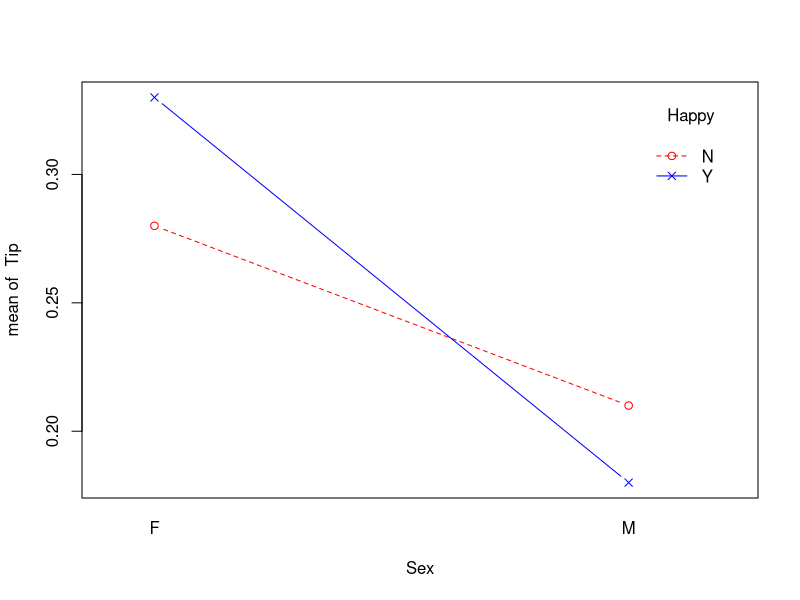
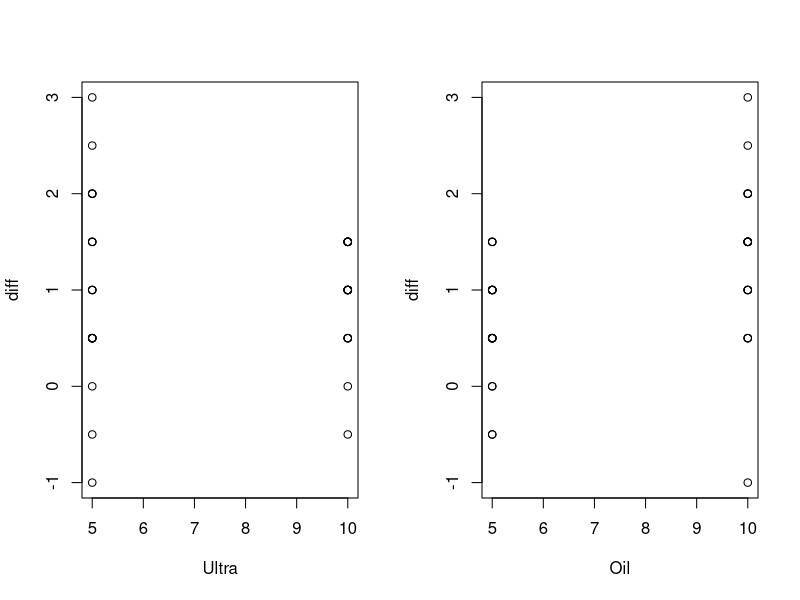
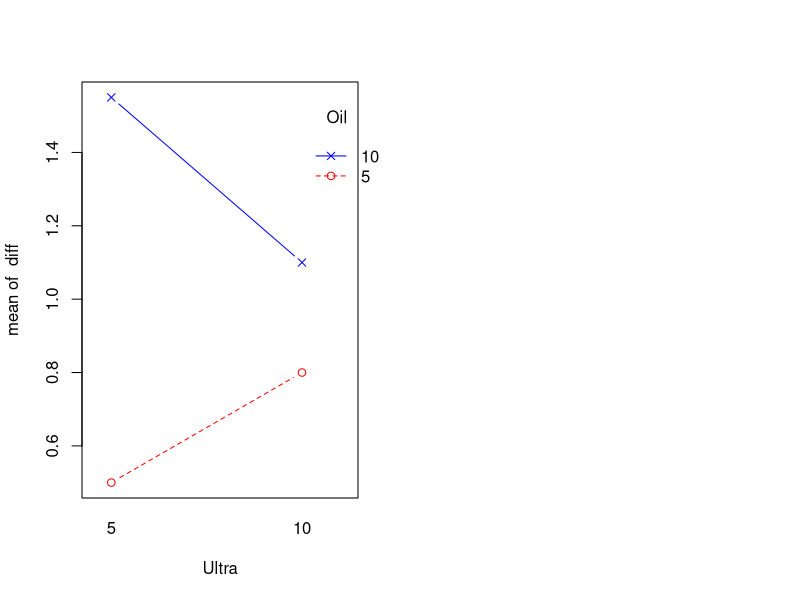
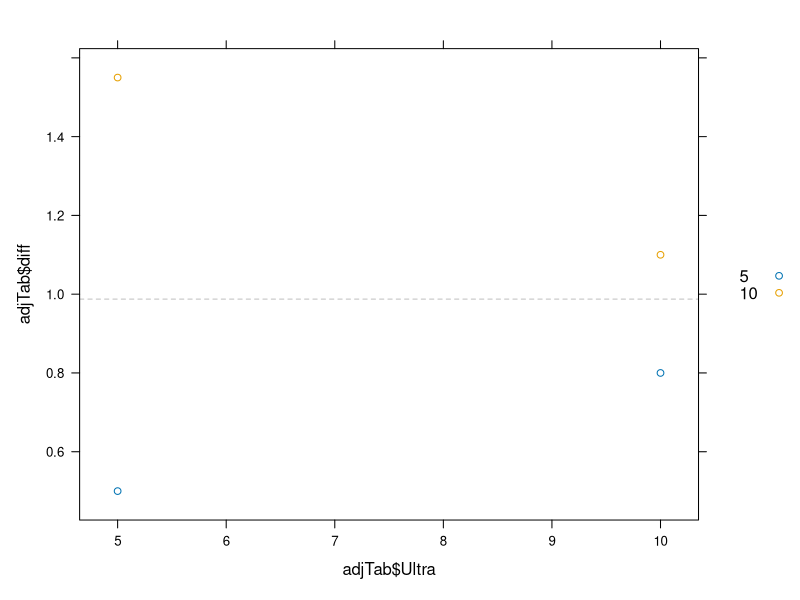
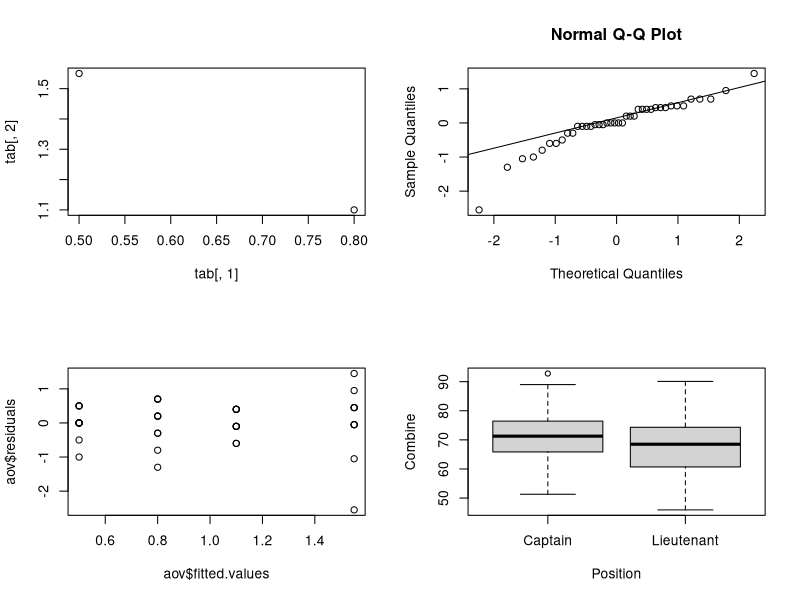
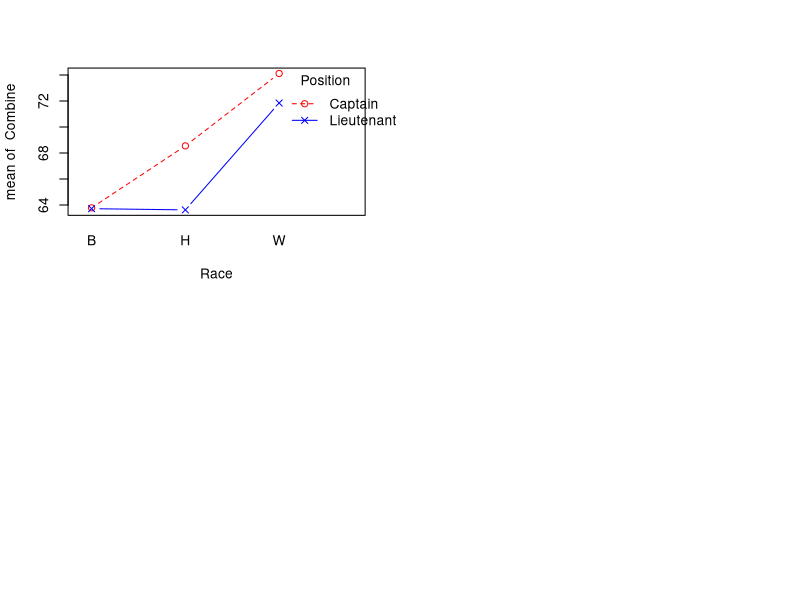
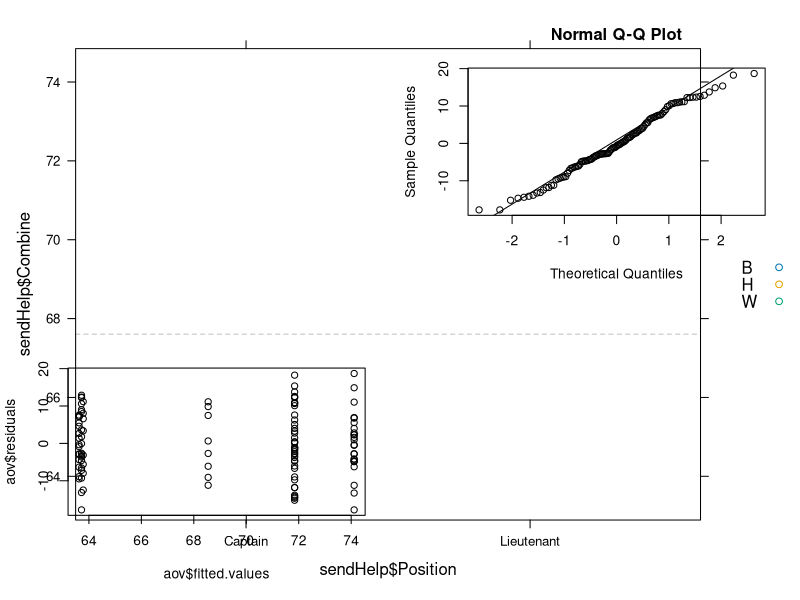

Write the R code that produced these figures, in order.
## ---- chunk 1
setwd("C:/Users/aidan/IdeaProjects/DataScience/data")
knitr::opts_knit$set(root.dir = "C:/Users/aidan/IdeaProjects/DataScience/data")
data.df <- data.frame(Tip=c(0.18, 0.21, 0.33, 0.28), Sex=c("M", "M", "F", "F"), Happy = c("Y", "N", "Y", "N"))
attach(data.df)
interaction.plot(Sex, Happy, Tip,
                 type = "b", pch = c(1,4), col = c("red", "blue"),)
detach()
## ---- chunk 2
oil.df <- read.csv("OilDeapsorbtion.csv", header = T, stringsAsFactors = T)
attach(oil.df)
par(mfrow=c(1,2))
plot(diff ~ Ultra)
plot(diff ~ Oil)
detach()
## ---- chunk 3
attach(oil.df)
interaction.plot(Ultra, Oil, diff,
                 type = "b", pch = c(1, 4), col = c("red", "blue"))
detach()
## ---- chunk 4
attach(oil.df)
par(mfrow = c(2, 2))
library(lattice)
tab <- tapply(diff, list(Ultra, Oil), mean)
adjTab <- data.frame(diff = c(0.5, 0.8, 1.55, 1.10), Ultra = c(5, 10, 5, 10), Oil = c(5, 5, 10, 10))
xyplot(adjTab$diff~adjTab$Ultra,groups=adjTab$Oil,auto.key=list(space="right"),
       panel=function(x,y,...){
         panel.xyplot(x,y,...)
         panel.abline(h=mean(adjTab$diff),col="grey",lty=2,...)
       }
)
plot(tab[, 1], tab[, 2])
summary(lm(tab[, 1] ~ tab[, 2]))
aov <- aov(diff ~ Ultra * Oil, data = oil.df)
qqnorm(aov$residuals)
qqline(aov$residuals)
plot(aov$residuals ~ aov$fitted.values)
detach()
## ---- chunk 5
ric.df <- read.csv("Ricci.csv", header =  T, stringsAsFactors = T)
attach(ric.df)
plot(Combine ~ Position)
detach()
## ---- chunk 6
attach(ric.df)
interaction.plot(Race, Position, Combine,
                 type = "b", pch = c(1, 4), col = c("red", "blue"))
detach()
## ---- chunk 7
attach(ric.df)
tab <- tapply(Combine, list(Race, Position), mean)
tab
sendHelp <- data.frame(Position = c("Captain", "Captain", "Captain", "Lieutenant", "Lieutenant", "Lieutenant"), Race = c("B", "H", "W", "B", "H", "W"), Combine = c(63.7820, 68.5465, 74.1128, 63.71726, 63.62453, 71.84326))
library(lattice)
xyplot(sendHelp$Combine~sendHelp$Position,groups=sendHelp$Race,auto.key=list(space="right"),
       panel=function(x,y,...){
         panel.xyplot(x,y,...)
         panel.abline(h=mean(sendHelp$Combine),col="grey",lty=2,...)
       }
)
aov <- aov(Combine ~ Position * Race, data = ric.df)
qqnorm(aov$residuals)
qqline(aov$residuals)
plot(aov$residuals ~ aov$fitted.values)
detach(ric.df)
## ---- chunk 8
lsdBW <- sqrt(72.6) * qt(0.975, 212) * sqrt(1/69 + 1/28)
lsdBH <- sqrt(72.6) * qt(0.975, 212) * sqrt(1/23 + 1/28)
lsdWH <- sqrt(72.6) * qt(0.975, 212) * sqrt(1/23 + 1/69)
lsdBW
lsdBH
lsdWH
attach(ric.df)
summary(aov)
mean <- tapply(Combine, Race, mean)
outer(mean, t(mean), "-")
